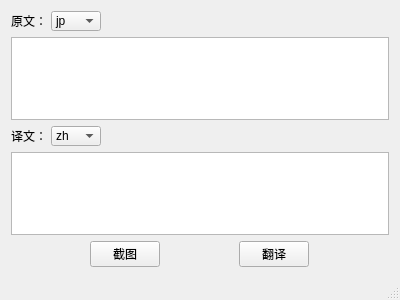
<?xml version="1.0" encoding="UTF-8"?>
<ui version="4.0">
 <class>MainWindow</class>
 <widget class="QMainWindow" name="MainWindow">
  <property name="geometry">
   <rect>
    <x>0</x>
    <y>0</y>
    <width>400</width>
    <height>300</height>
   </rect>
  </property>
  <property name="minimumSize">
   <size>
    <width>400</width>
    <height>300</height>
   </size>
  </property>
  <property name="font">
   <font>
    <family>Microsoft YaHei UI</family>
   </font>
  </property>
  <property name="windowTitle">
   <string>截图翻译</string>
  </property>
  <property name="windowIcon">
   <iconset resource="../Resources/Ico/app.qrc">
    <normaloff>:/ico/app.png</normaloff>:/ico/app.png</iconset>
  </property>
  <property name="autoFillBackground">
   <bool>false</bool>
  </property>
  <property name="styleSheet">
   <string notr="true"/>
  </property>
  <widget class="QWidget" name="centralWidget">
   <layout class="QGridLayout" name="gridLayout">
    <item row="2" column="0">
     <widget class="QWidget" name="widget_dst" native="true">
      <property name="minimumSize">
       <size>
        <width>100</width>
        <height>20</height>
       </size>
      </property>
      <widget class="QLabel" name="lb_dst">
       <property name="geometry">
        <rect>
         <x>0</x>
         <y>0</y>
         <width>40</width>
         <height>20</height>
        </rect>
       </property>
       <property name="minimumSize">
        <size>
         <width>40</width>
         <height>20</height>
        </size>
       </property>
       <property name="maximumSize">
        <size>
         <width>40</width>
         <height>20</height>
        </size>
       </property>
       <property name="font">
        <font>
         <family>Microsoft YaHei UI</family>
        </font>
       </property>
       <property name="text">
        <string>译文：</string>
       </property>
      </widget>
      <widget class="QComboBox" name="cB_dst">
       <property name="geometry">
        <rect>
         <x>40</x>
         <y>0</y>
         <width>50</width>
         <height>20</height>
        </rect>
       </property>
       <property name="font">
        <font>
         <family>Microsoft YaHei UI</family>
        </font>
       </property>
       <item>
        <property name="text">
         <string>zh</string>
        </property>
       </item>
       <item>
        <property name="text">
         <string>jp</string>
        </property>
       </item>
       <item>
        <property name="text">
         <string>en</string>
        </property>
       </item>
      </widget>
     </widget>
    </item>
    <item row="1" column="0" colspan="4">
     <widget class="QTextEdit" name="tE_src">
      <property name="font">
       <font>
        <family>Microsoft YaHei UI</family>
       </font>
      </property>
      <property name="html">
       <string>&lt;!DOCTYPE HTML PUBLIC &quot;-//W3C//DTD HTML 4.0//EN&quot; &quot;http://www.w3.org/TR/REC-html40/strict.dtd&quot;&gt;
&lt;html&gt;&lt;head&gt;&lt;meta name=&quot;qrichtext&quot; content=&quot;1&quot; /&gt;&lt;style type=&quot;text/css&quot;&gt;
p, li { white-space: pre-wrap; }
&lt;/style&gt;&lt;/head&gt;&lt;body style=&quot; font-family:'Microsoft YaHei UI'; font-size:9pt; font-weight:400; font-style:normal;&quot;&gt;
&lt;p style=&quot;-qt-paragraph-type:empty; margin-top:0px; margin-bottom:0px; margin-left:0px; margin-right:0px; -qt-block-indent:0; text-indent:0px;&quot;&gt;&lt;br /&gt;&lt;/p&gt;&lt;/body&gt;&lt;/html&gt;</string>
      </property>
     </widget>
    </item>
    <item row="3" column="0" colspan="4">
     <widget class="QTextEdit" name="tE_dst">
      <property name="font">
       <font>
        <family>Microsoft YaHei UI</family>
       </font>
      </property>
      <property name="html">
       <string>&lt;!DOCTYPE HTML PUBLIC &quot;-//W3C//DTD HTML 4.0//EN&quot; &quot;http://www.w3.org/TR/REC-html40/strict.dtd&quot;&gt;
&lt;html&gt;&lt;head&gt;&lt;meta name=&quot;qrichtext&quot; content=&quot;1&quot; /&gt;&lt;style type=&quot;text/css&quot;&gt;
p, li { white-space: pre-wrap; }
&lt;/style&gt;&lt;/head&gt;&lt;body style=&quot; font-family:'Microsoft YaHei UI'; font-size:9pt; font-weight:400; font-style:normal;&quot;&gt;
&lt;p style=&quot;-qt-paragraph-type:empty; margin-top:0px; margin-bottom:0px; margin-left:0px; margin-right:0px; -qt-block-indent:0; text-indent:0px;&quot;&gt;&lt;br /&gt;&lt;/p&gt;&lt;/body&gt;&lt;/html&gt;</string>
      </property>
     </widget>
    </item>
    <item row="4" column="0" colspan="4">
     <layout class="QHBoxLayout" name="horizontalLayout">
      <property name="spacing">
       <number>0</number>
      </property>
      <item>
       <widget class="QPushButton" name="pB_srceenShot">
        <property name="maximumSize">
         <size>
          <width>70</width>
          <height>30</height>
         </size>
        </property>
        <property name="font">
         <font>
          <family>Microsoft YaHei UI</family>
         </font>
        </property>
        <property name="text">
         <string>截图</string>
        </property>
       </widget>
      </item>
      <item>
       <widget class="QPushButton" name="pB_trans">
        <property name="maximumSize">
         <size>
          <width>70</width>
          <height>30</height>
         </size>
        </property>
        <property name="font">
         <font>
          <family>Microsoft YaHei UI</family>
         </font>
        </property>
        <property name="text">
         <string>翻译</string>
        </property>
       </widget>
      </item>
     </layout>
    </item>
    <item row="0" column="0">
     <widget class="QWidget" name="widget_src" native="true">
      <property name="minimumSize">
       <size>
        <width>100</width>
        <height>20</height>
       </size>
      </property>
      <widget class="QLabel" name="lb_src">
       <property name="geometry">
        <rect>
         <x>0</x>
         <y>0</y>
         <width>40</width>
         <height>20</height>
        </rect>
       </property>
       <property name="minimumSize">
        <size>
         <width>40</width>
         <height>20</height>
        </size>
       </property>
       <property name="maximumSize">
        <size>
         <width>50</width>
         <height>20</height>
        </size>
       </property>
       <property name="font">
        <font>
         <family>Microsoft YaHei UI</family>
         <weight>50</weight>
         <bold>false</bold>
         <stylestrategy>PreferDefault</stylestrategy>
        </font>
       </property>
       <property name="text">
        <string>原文：</string>
       </property>
      </widget>
      <widget class="QComboBox" name="cB_src">
       <property name="geometry">
        <rect>
         <x>40</x>
         <y>0</y>
         <width>50</width>
         <height>20</height>
        </rect>
       </property>
       <property name="font">
        <font>
         <family>Microsoft YaHei UI</family>
        </font>
       </property>
       <property name="layoutDirection">
        <enum>Qt::LeftToRight</enum>
       </property>
       <property name="currentText">
        <string>jp</string>
       </property>
       <item>
        <property name="text">
         <string>jp</string>
        </property>
       </item>
       <item>
        <property name="text">
         <string>en</string>
        </property>
       </item>
       <item>
        <property name="text">
         <string>zh</string>
        </property>
       </item>
      </widget>
     </widget>
    </item>
   </layout>
  </widget>
  <widget class="QMenuBar" name="menuBar">
   <property name="geometry">
    <rect>
     <x>0</x>
     <y>0</y>
     <width>400</width>
     <height>23</height>
    </rect>
   </property>
  </widget>
  <widget class="QStatusBar" name="statusBar"/>
 </widget>
 <layoutdefault spacing="6" margin="11"/>
 <resources>
  <include location="../Resources/Ico/app.qrc"/>
 </resources>
 <connections/>
</ui>
